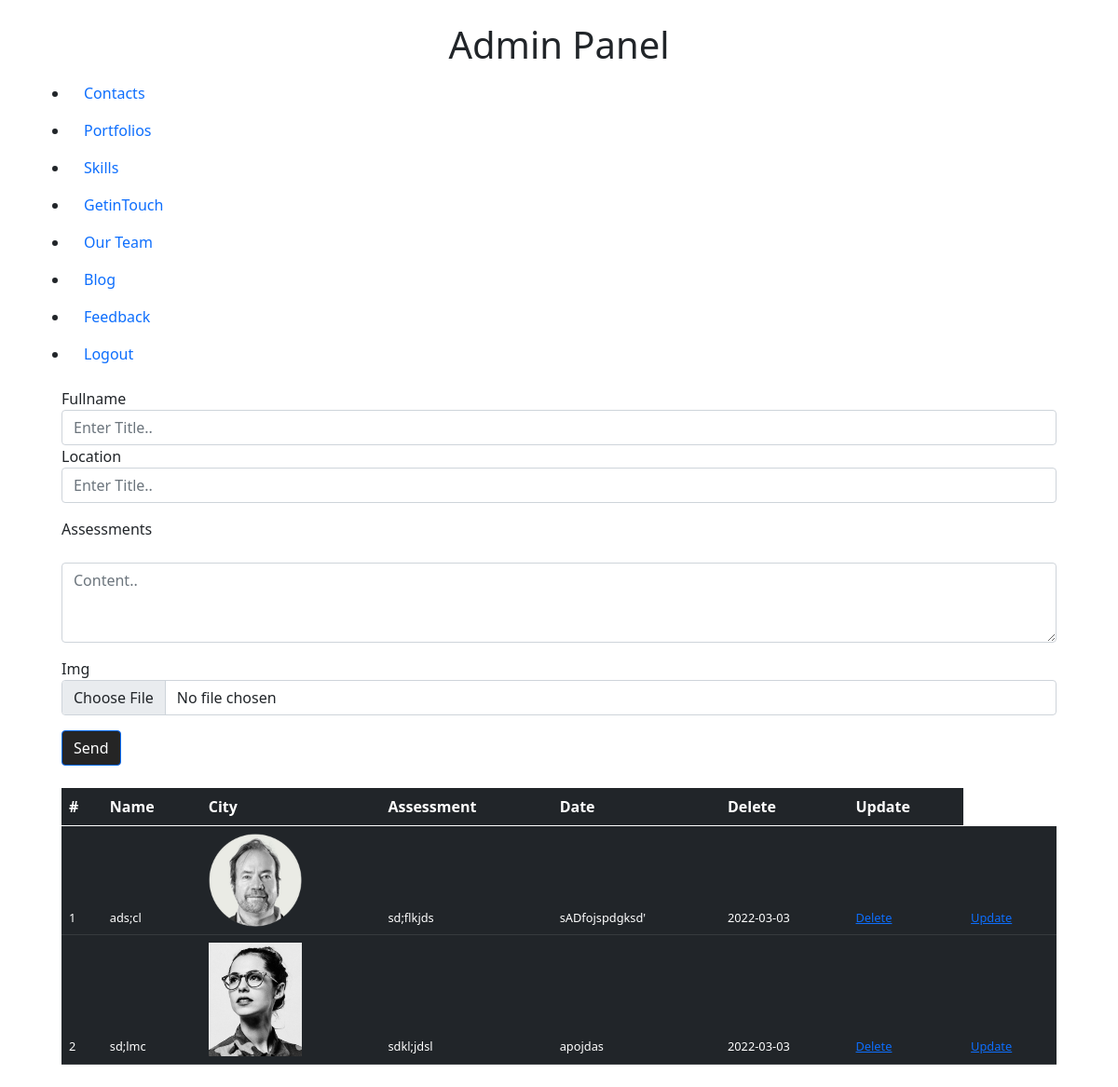
/admin/Feedback (signed in), run on the app's committed database.
### modules.py (models this page shows)
class Feedback(db.Model):
    id=db.Column(db.Integer,primary_key=True)
    feeder_pic=db.Column(db.String(30))
    _name=db.Column(db.String(30))
    _city=db.Column(db.String(50))
    _assessment=db.Column(db.String(30))
    feed_date=db.Column(db.String(30))

### admin/routes.py (the view, shortened to what this page needs)
@app.route("/admin/Feedback",methods=['GET','POST'])
@login_required
def _feedbacks():
    from modules import Feedback
    from run import db
    feedb = Feedback.query.all()
    return render_template('admin/feedback.html',feedb=feedb)

### admin/routes.py (called while the page is built)
@login_manager.user_loader
def load_user(user_id):
    from modules import Login
    return Login.query.get(int(user_id))

### templates/admin/feedback.html (shortened to what this page needs)
{% extends "admin/base.html" %} {% block content %}
<link rel="stylesheet" href="/static/css/blog.css">
<div class="main">
    <div class="container">
        <form action="/admin/Feedback" method="POST" enctype="multipart/form-data">
            <div class="form-group">
                <label class="text-dark" for="exampleInputEmail1">Fullname</label>
                <input type="text" name="feeder" class="form-control" id="exampleInputEmail1" aria-describedby="emailHelp" placeholder="Enter Title..">
            </div>
            <div class="form-group">
                <label class="text-dark" for="exampleInputEmail1">Location</label>
                <input type="text" name="city" class="form-control" id="exampleInputEmail1" aria-describedby="emailHelp" placeholder="Enter Title..">
            </div>
            <div class="form-group mt-3">
                <label for="exampleInputPassword1">Assessments</label>
                <div class="mb-3">
                    <textarea class="form-control" name="assess" placeholder="Content.." rows="3"></textarea>
                </div>
            </div>
            <div class="form-group mt-3">
                <label for="exampleInputPassword1">Img</label>
                <input type="file" name="feed_img" class="form-control">
            </div>
            <button type="submit" class="btn btn-primary mt-3" style="background-color: #252525;">Send</button>
            <table class="table table-dark my-4">
                <thead>
                    <tr>
                        <th scope="col">#</th>
                        <th scope="col">Name</th>
                        <th scope="col">City</th>
                        <th scope="col">Assessment</th>
                        <th scope="col">Date</th>
                        <th scope="col">Delete</th>
                        <th scope="col">Update</th>
                    </tr>
                </thead>
                <thead>
                    {% for fb in feedb %}
                    <tr>
                        <td>{{fb.id}}</td>
                        <td>{{fb._name}}</td>
                        <td> <img src="/static/images/{{fb.feeder_pic}}" alt="" style="width: 100px;"></td>
                        <td>{{fb._city}}</td>
                        <td>{{fb._assessment}}</td>
                        <td>{{fb.feed_date}}</td>
                        <td>
                            <a href="/FeedDelete/{{fb.id}}">Delete</a>
                        </td>
                        <td>
                            <a href="/FeedEdit/{{fb.id}}">Update</a>
                        </td>
                    </tr>
                    {% endfor %}
                </thead>
            </table>
        </form>
    </div>
</div>
{% endblock %}

### static/css/blog.css (style rules this page uses)
td { align-items: center; font-size: 0.8em; justify-content: center; }

### data on the page
Feedback: id "1", _name "ads;cl", feeder_pic (picture), _city "sd;flkjds", _assessment "sADfojspdgksd'", feed_date "2022-03-03"
Feedback: id "2", _name "sd;lmc", feeder_pic (picture), _city "sdkl;jdsl", _assessment "apojdas", feed_date "2022-03-03"
